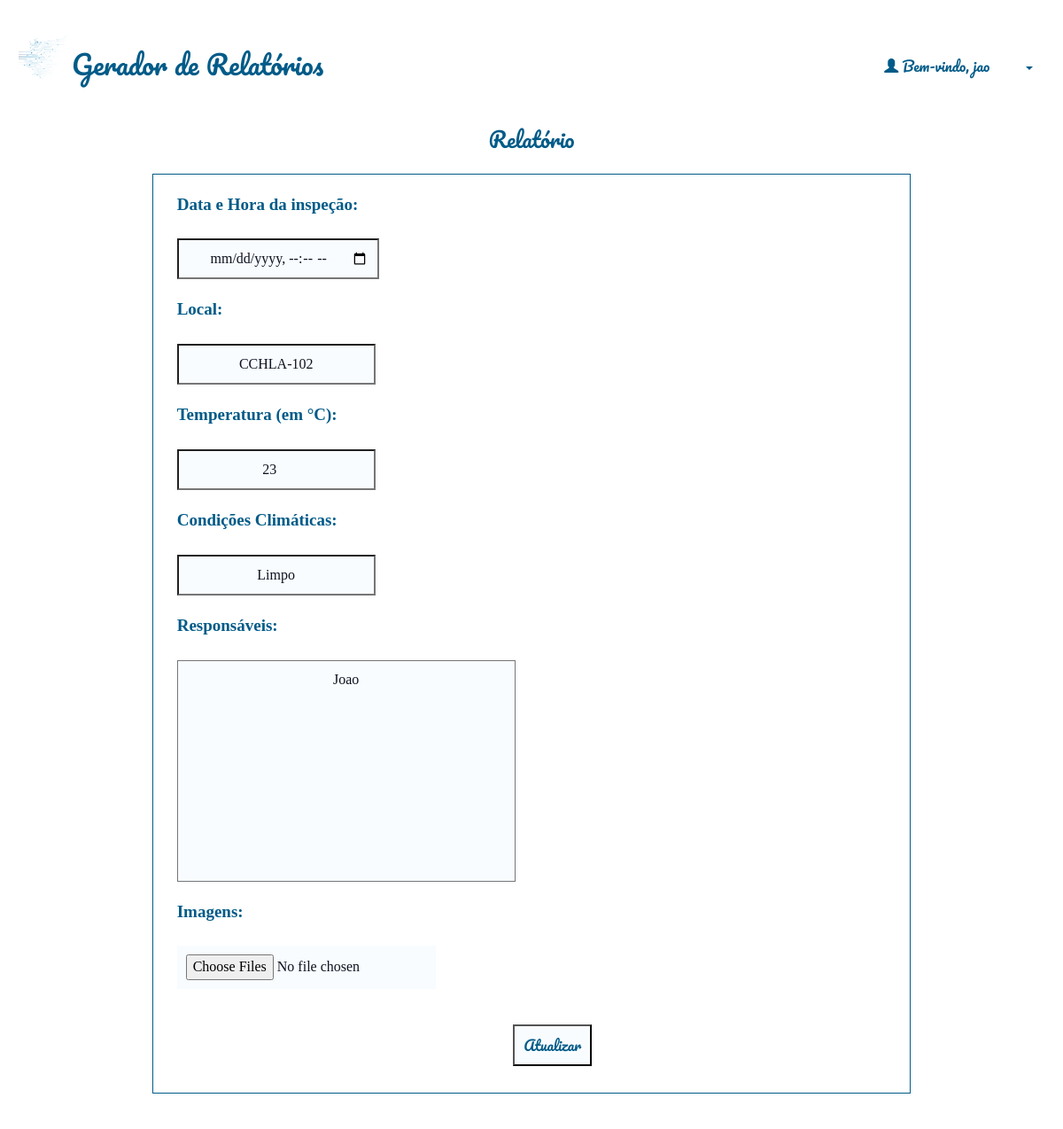
The app's page /relatorios/edita/42/ (signed in) with its own data.
### relatorio/models.py (models this page shows)
class Relatorio(models.Model):
    autor = models.ForeignKey(User, default=None, on_delete=models.CASCADE)
    data = models.DateTimeField()
    local = models.CharField(max_length=100)
    temperatura = models.IntegerField()
    clima = models.CharField(max_length=100)
    responsaveis = models.TextField(blank=True)
    qualiprof = models.CharField(max_length=100, default='')
    riscos = models.CharField(max_length=100, default='[]')
    equipamentos = models.CharField(max_length=100, default='[]')
    sinalizacao = models.CharField(max_length=100, default='[]')
    desligamento = models.CharField(max_length=4, default='')
    integridade = models.CharField(max_length=4, default='')
    dialogo = models.CharField(max_length=4, default='')
    curso_nr = models.CharField(max_length=4, default='')
    conferido = models.CharField(max_length=4, default='')
    delimitar_area = models.CharField(max_length=4, default='')
    auxconces = models.CharField(max_length=4, default='')
    tensao = models.CharField(max_length=4, default='')
    aterramento = models.CharField(max_length=4, default='')
    altura = models.CharField(max_length=4, default='')
    cinto_seg = models.CharField(max_length=4, default='')
    requi_seg = models.CharField(max_length=4, default='')
    reavaliacao = models.CharField(max_length=4, default='')
    tempambiente = models.CharField(max_length=100, default='')
    condambiente = models.CharField(max_length=100, default='')
    altitude = models.CharField(max_length=100, default='')
    presagua = models.CharField(max_length=100, default='')
    pressolidos = models.CharField(max_length=100, default='')
    pressubst = models.CharField(max_length=100, default='')
    solmecanicas = models.CharField(max_length=100, default='')
    presmofo = models.CharField(max_length=100, default='')
    presfauna = models.CharField(max_length=100, default='')
    infleletro = models.CharField(max_length=100, default='')
    radsolar = models.CharField(max_length=100, default='')
    descatm = models.CharField(max_length=100, default='')
    movdoar = models.CharField(max_length=100, default='')
    vento = models.CharField(max_length=100, default='')
    competencia = models.CharField(max_length=100, default='')
    reseletr = models.CharField(max_length=100, default='')
    contpessoas = models.CharField(max_length=100, default='')
    condfuga = models.CharField(max_length=100, default='')
    natmatpr = models.CharField(max_length=100, default='')
    natmatcons = models.CharField(max_length=100, default='')
    classestr = models.CharField(max_length=100, default='')
    documentacao = models.CharField(max_length=100, default='')
    ambientesofreu = models.CharField(max_length=100, default='')
    instalacaoinspecionada = models.CharField(max_length=100, default='')
    linhaseletricasdisp = models.CharField(max_length=100, default='')
    compinstalacao = models.CharField(max_length=100, default='')
    linhaseletricascorr = models.CharField(max_length=100, default='')
    tomadasdeforca = models.CharField(max_length=100, default='')
    qtdesufitomadas = models.CharField(max_length=100, default='')
    instlquadist = models.CharField(max_length=100, default='')
    novoscircuitos = models.CharField(max_length=100, default='')
    advquadist = models.CharField(max_length=100, default='')
    dispprotecaoident = models.CharField(max_length=100, default='')
    protcircuitos = models.CharField(max_length=100, default='')
    barramentoquadist = models.CharField(max_length=100, default='')
    bitola = models.CharField(max_length=100, default='')
    condutident = models.CharField(max_length=100, default='')
    disjundif = models.CharField(max_length=100, default='')
    dispprotecaosurtos = models.CharField(max_length=100, default='')
    servseguranca = models.CharField(max_length=100, default='')
    esqaterramento = models.CharField(max_length=100, default='')
    reservadeenergia = models.CharField(max_length=100, default='')
    fontseguranca = models.CharField(max_length=100, default='')
    paralelismo = models.CharField(max_length=100, default='')
    capbarramento = models.PositiveSmallIntegerField(default=0)
    protgeral = models.PositiveSmallIntegerField(default=0)
    protdr = models.PositiveSmallIntegerField(default=0)
    protdps = models.PositiveSmallIntegerField(default=0)
    vab = models.PositiveSmallIntegerField(default=0)
    van = models.PositiveSmallIntegerField(default=0)
    ia= models.PositiveSmallIntegerField(default=0)
    vbc = models.PositiveSmallIntegerField(default=0)
    vbn = models.PositiveSmallIntegerField(default=0)
    ib= models.PositiveSmallIntegerField(default=0)
    vca = models.PositiveSmallIntegerField(default=0)
    vcn = models.PositiveSmallIntegerField(default=0)
    ic= models.PositiveSmallIntegerField(default=0)
    continuidade = models.CharField(max_length=100, default='')
    resistencia = models.CharField(max_length=100, default='')
    selvpelv = models.CharField(max_length=100, default='')
    verificacao = models.CharField(max_length=100, default='')
    ensaiodetensao = models.CharField(max_length=100, default='')
    ensaiodefunc = models.CharField(max_length=100, default='')

### relatorio/views.py (the view, shortened to what this page needs)
# urls.py: path('edita/<int:rel_id>/', views.relatorio_edita, name="edita"),
@login_required(login_url="/accounts/login/")
def relatorio_edita(request, rel_id):
    relatorio = Relatorio.objects.get(id=rel_id)
    form = rel_forms.FormRelatorioInicial(request.POST or None, instance=relatorio)
    return render(request, 'relatorio/relatorio_edita.html', {'relatorio': relatorio,  'form':form})

### relatorio/forms.py
class FormRelatorioInicial(forms.ModelForm):
    data = forms.DateTimeField(widget=DateTimeInput(attrs={'type': 'datetime-local'}),input_formats='%d/%m/%Y %H:%M', label='Data e Hora da inspeção:')
    clima = forms.CharField(label='Condições Climáticas:')
    temperatura = forms.IntegerField(label='Temperatura (em °C):')
    responsaveis = forms.CharField(widget=forms.Textarea(attrs={'placeholder': 'Insira os nomes separados por vírgula (,)'}), label='Responsáveis')
    class Meta:
        model = models.Relatorio
        fields = ['data', 'local', 'temperatura', 'clima', 'responsaveis']

### relatorio/templates/relatorio/relatorio_edita.html (shortened to what this page needs)
{% extends 'base_layout.html'%}
{% block content %}
        <h3 class="loginheader"><button id="botao-icon" onclick="history.back()">Relatório</button></h3>
        <div id="relatorio-visualiza-wrapper"  class="container-fluid">
        <div id="criaRelatorio" class="container-fluid">
                <form class="site-form" enctype="multipart/form-data" action="" method="post">
                        {{ form.as_p }}
                        <p>
                        <label for="id_imagens">Imagens:</label>
                        <input type="file" name="imagens[]" id="id_imagens" multiple>
                        </p>
                        <input type="submit" value="Atualizar">
                </form>
        </div>
        </div>
{% endblock %}

### templates/base_layout.html (shortened to what this page needs)
<!DOCTYPE html>
<html lang="pt-BR">
<head>
    <link href="https://cdn.jsdelivr.net/npm/bootstrap@5.1.3/dist/css/bootstrap.min.css" rel="stylesheet">
    <link rel="stylesheet" href="https://maxcdn.bootstrapcdn.com/bootstrap/3.4.0/css/bootstrap.min.css">
    {% load static %}
    <link rel="stylesheet" href="{% static 'styles.css' %}">
</head>
<body>
    <header class="wrapper">
        <h1><a href="{% url 'home' %}"><img src="{% static 'logo.png' %}" alt="calendario"/>Gerador de Relatórios</a></h1>
        <nav>
            <ul style="margin: 40px 0 0 0;">
                {% if user.is_authenticated %}
                    <div class="dropdown">
                        <span class="glyphicon glyphicon-user"></span> Bem-vindo, {{ user }}
                        <a class="btn btn-secondary dropdown-toggle" href="#" role="button" id="botao-usuario" data-toggle="dropdown" aria-haspopup="true" aria-expanded="false">
                          </a>
                      </div>
                {% else %}
                    <a id="botao-icon" href="{% url 'accounts:login' %}">Log in</a>
                    <a id="botao-icon" href="{% url 'accounts:signup' %}">Sign up</a>
                {% endif %}
            </ul>
        </nav>
    </header>
    <div class="wrapper">
        {% block content %}
        {% endblock %}
    </div>
</body>
</html>

### assets/styles.css (style rules this page uses)
body { background-color: #ffffff; color: #005b88; padding: 0 1px 0 1px; font-family: Pacifico; font-size: medium; }
img { width: 60px; height: auto; vertical-align: bottom; }
#botao-usuario { background-color: transparent; color: #005b88; }
.loginheader { text-align: center; }
.login input, #relatorio-visualiza, #criaRelatorio { font-family: Cambria, Cochin, Georgia, Times, 'Times New Roman', serif; }
#relatorio-visualiza-wrapper { width: 80%; display: flex; align-items: center; justify-content: center; justify-self: center; }
h1 a { font-weight: normal; font-size: 30px; margin: 0; }
h2,h3,h4,h5 { color: #005b88; font-weight: normal; margin: 0; }
a, .dropdown-item { color: #005b88; }
a, a:hover, a:visited, .dropdown-item:visited { text-decoration: none; }
.wrapper { margin: 0 auto; padding: 20px; }
header { display: grid; align-self: center; grid-template-columns: 1fr 1fr; padding: 20px 0; }
nav { justify-self: end; }
nav a { display: inline-block; margin-left: 20px; }
#botao-icon { background: none; font-family: Pacifico; color: #005b88; cursor: pointer; border-width: 0; justify-self: start; cursor: pointer; padding: 5px; }
#criaRelatorio { display: block; width: 900px; border: 1px solid #005b88; margin: 20px; padding: 20px; padding-left: 3%; }
.site-form input, .site-form textarea, .siteform select { color: #0f121f; background-color: #f8fcff; margin: 20px 10px 10px 0; padding: 10px; text-align: center; }
#criaRelatorio input, #criaRelatorio textarea, #criaRelatorio select { display:inline-table; margin-right: auto; }
#criaRelatorio input[value="Criar"], #criaRelatorio input[value="Atualizar"] { margin-left: 47%; color: #005b88; font-family: Pacifico; }
.site-form p { display: grid; }
.site-form p label { font-size: 19px; }

### records on screen
Relatorio: local "CCHLA-102", temperatura "23", clima "Limpo", responsaveis "Joao"

### other values on screen
{{ user }} "jao"
